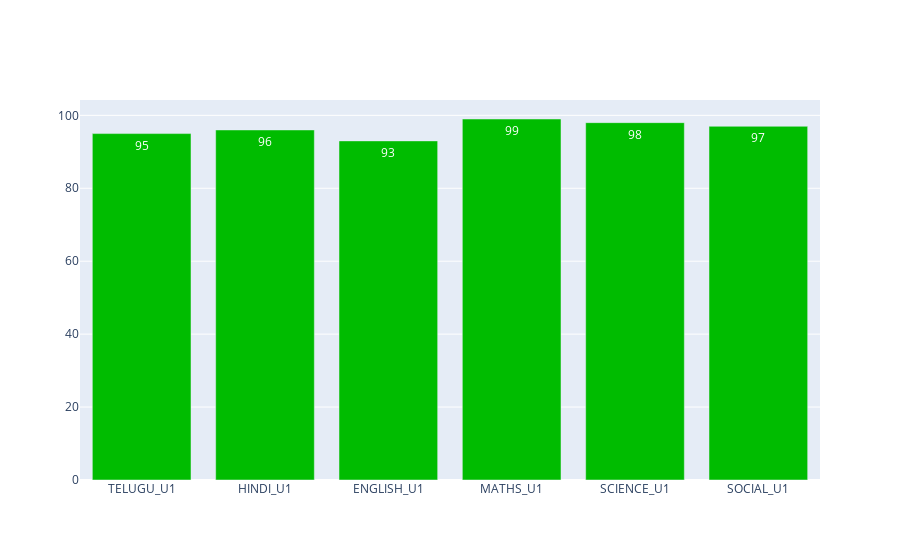

The notebook cell this image was saved under:
### Code cell
def unitdata():
    #global Unit1,Unit2,Unit3
    #student_id=input('please enter id:')
    unit=input('please enter unit:')
    if unit=='Unit1':
        s11=Unit1.loc[student_id]
        y=s11.tolist()
        x = s11.index

        # Use textposition='auto' for direct text
        fig = go.Figure(data=[go.Bar(
                    x=x, y=y,
                    text=y,
                    textposition='auto',
                    marker_color='rgb(0,188,0)'
        )])

        fig.show()
    elif unit=='Unit2':
        s11=Unit2.loc[student_id]
        labels = s11.index
        values = s11.values
        fig = go.Figure(data=[go.Pie(labels=labels, values=values)])
        fig.update_traces(textposition='inside', textinfo=('value+label'))
        fig.show()
    elif unit=='Unit3':
        s11=Unit3.loc[student_id]
        text=[]
        for i in s11:
            if i<=93:
                text.append('bad')
            elif i<=96:
                text.append('good')
            else:
                text.append('excellent')
        fig = go.Figure()

        fig.add_trace(go.Scatter(
            x=s11.index,
                y=s11.values,
                mode="lines+markers+text",
                name="Lines, Markers and Text",
                text=text
                #textposition="auto"
                ))
        fig.show()
    elif unit=='Unit4':
        s11=Unit4.loc[student_id]
        y=s11.tolist()
        x = s11.index

        # Use textposition='auto' for direct text
        fig = go.Figure(data=[go.Bar(
                    x=x, y=y,
                    text=y,
                    textposition='auto',
                    marker_color='rgb(255,0,0)'
        )])

        fig.show()
    elif unit=='Unit5':
        s11=Unit5.loc[student_id]
        labels = s11.index
        values = s11.values
        fig = go.Figure(data=[go.Pie(labels=labels, values=values)])
        fig.update_traces(textposition='inside', textinfo=('value+label'))
        fig.show()
    elif unit=='Unit6':
        s11=Unit6.loc[student_id]
        text=[]
        for i in s11:
            if i<=93:
                text.append('bad')
            elif i<=96:
                text.append('good')
            else:
                text.append('excellent')
        fig = go.Figure()

        fig.add_trace(go.Scatter(
            x=s11.index,
                y=s11.values,
                mode="lines+markers+text",
                name="Lines, Markers and Text",
                text=text
                #textposition="auto"
                ))
        fig.show()
    elif unit=='UnitQ':
        s11=UnitQ.loc[student_id]
        y=s11.tolist()
        x = s11.index

        # Use textposition='auto' for direct text
        fig = go.Figure(data=[go.Bar(
                    x=x, y=y,
                    text=y,
                    textposition='auto',
                    marker_color='rgb(0,0,255)'
        )])

        fig.show()
    elif unit=='UnitH':
        s11=UnitH.loc[student_id]
        labels = s11.index
        values = s11.values
        fig = go.Figure(data=[go.Pie(labels=labels, values=values)])
        fig.update_traces(textposition='inside', textinfo=('value+label'))
        fig.show()
    elif unit=='UnitPF':
        s11=UnitPF.loc[student_id]
        text=[]
        for i in s11:
            if i<=93:
                text.append('bad')
            elif i<=96:
                text.append('good')
            else:
                text.append('excellent')
        fig = go.Figure()

        fig.add_trace(go.Scatter(
            x=s11.index,
                y=s11.values,
                mode="lines+markers+text",
                name="Lines, Markers and Text",
                text=text
                #textposition="auto"
                ))
        fig.show()
    elif unit=='UnitF':
        s11=UnitF.loc[student_id]
        text=[]
        for i in s11:
            if i<=93:
                text.append('bad')
            elif i<=96:
                text.append('good')
            else:
                text.append('excellent')
        fig = go.Figure()

        fig.add_trace(go.Scatter(
            x=s11.index,
                y=s11.values,
                mode="lines+markers+text",
                name="Lines, Markers and Text",
                text=text
                #textposition="auto"
                ))
        fig.show()

        
        
    
unitdata()

### Figure 1 — Plotly figure (JSON) as saved in the notebook; plotly's stock layout.template omitted (floating-point values rounded to 4 significant figures)
{"data": [{"marker": {"color": "rgb(0,188,0)"}, "text": ["95", "96", "93", "99", "98", "97"], "textposition": "auto", "type": "bar", "x": ["TELUGU_U1", "HINDI_U1", "ENGLISH_U1", "MATHS_U1", "SCIENCE_U1", "SOCIAL_U1"], "y": [95, 96, 93, 99, 98, 97]}], "layout": {}}
